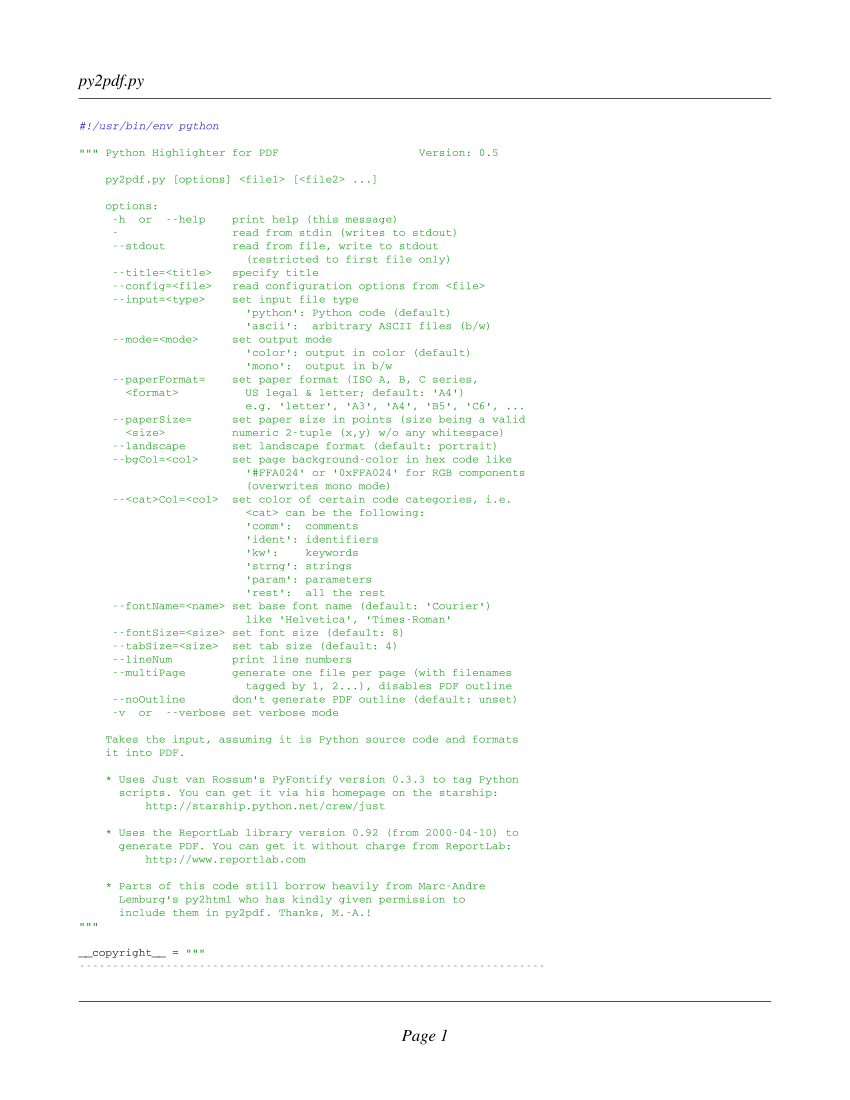

Write the Python code that produced this figure.
#!/usr/bin/env python

""" Python Highlighter for PDF                     Version: 0.5

    py2pdf.py [options] <file1> [<file2> ...]

    options:
     -h  or  --help    print help (this message)
     -                 read from stdin (writes to stdout)
     --stdout          read from file, write to stdout
                         (restricted to first file only)
     --title=<title>   specify title
     --config=<file>   read configuration options from <file> 
     --input=<type>    set input file type
                         'python': Python code (default)
                         'ascii':  arbitrary ASCII files (b/w)
     --mode=<mode>     set output mode
                         'color': output in color (default)
                         'mono':  output in b/w
     --paperFormat=    set paper format (ISO A, B, C series, 
       <format>          US legal & letter; default: 'A4')
                         e.g. 'letter', 'A3', 'A4', 'B5', 'C6', ...
     --paperSize=      set paper size in points (size being a valid
       <size>          numeric 2-tuple (x,y) w/o any whitespace)  
     --landscape       set landscape format (default: portrait)
     --bgCol=<col>     set page background-color in hex code like
                         '#FFA024' or '0xFFA024' for RGB components
                         (overwrites mono mode)
     --<cat>Col=<col>  set color of certain code categories, i.e.
                         <cat> can be the following:
                         'comm':  comments 
                         'ident': identifiers
                         'kw':    keywords
                         'strng': strings
                         'param': parameters
                         'rest':  all the rest
     --fontName=<name> set base font name (default: 'Courier')
                         like 'Helvetica', 'Times-Roman'
     --fontSize=<size> set font size (default: 8)
     --tabSize=<size>  set tab size (default: 4)
     --lineNum         print line numbers
     --multiPage       generate one file per page (with filenames 
                         tagged by 1, 2...), disables PDF outline
     --noOutline       don't generate PDF outline (default: unset)
     -v  or  --verbose set verbose mode

    Takes the input, assuming it is Python source code and formats 
    it into PDF. 
 
    * Uses Just van Rossum's PyFontify version 0.3.3 to tag Python  
      scripts. You can get it via his homepage on the starship:
          http://starship.python.net/crew/just 

    * Uses the ReportLab library version 0.92 (from 2000-04-10) to 
      generate PDF. You can get it without charge from ReportLab:
          http://www.reportlab.com

    * Parts of this code still borrow heavily from Marc-Andre 
      Lemburg's py2html who has kindly given permission to 
      include them in py2pdf. Thanks, M.-A.!
"""

__copyright__ = """
----------------------------------------------------------------------
(c) Copyright by Dinu C. Gherman, 2000  (gherman@europemail.com)

    Permission to use, copy, modify, and distribute this 
    software and its documentation for any purpose and 
    without fee or royalty is hereby granted, provided 
    that the above copyright notice appear in all copies 
    and that both that copyright notice and this permission 
    notice appear in supporting documentation or portions 
    thereof, including modifications, that you make.

    THE AUTHOR DINU C. GHERMAN DISCLAIMS ALL WARRANTIES 
    WITH REGARD TO THIS SOFTWARE, INCLUDING ALL IMPLIED 
    WARRANTIES OF MERCHANTABILITY AND FITNESS, IN NO EVENT 
    SHALL THE AUTHOR BE LIABLE FOR ANY SPECIAL, INDIRECT 
    OR CONSEQUENTIAL DAMAGES OR ANY DAMAGES WHATSOEVER 
    RESULTING FROM LOSS OF USE, DATA OR PROFITS, WHETHER 
    IN AN ACTION OF CONTRACT, NEGLIGENCE OR OTHER TORTIOUS 
    ACTION, ARISING OUT OF OR IN CONNECTION WITH THE USE 
    OR PERFORMANCE OF THIS SOFTWARE!
"""

__version__ = '0.5'
__author__  = 'Dinu C. Gherman'
__date__    = '2000-05-08'
__url__     = 'http://starship.python.net/crew/gherman/programs/py2pdf'


import sys, string, re, os, getopt

from reportlab.pdfgen import canvas
from reportlab.lib.colors import Color, HexColor
from reportlab.lib import fonts
from reportlab.lib.units import cm, inch
#from PyFontify import *


### Helpers functions.

def makeTuple(aString):
    """Evaluate a string securely into a tuple.
    
    Match the string and return an evaluated object thereof if and
    only if we think it is a tuple of two or more numeric decimal(!) 
    values, integers or floats. E-notation, hex or octal is not 
    supported, though! Shorthand notation (omitting leading or trail-
    zeros, before or after the decimal point) like .25 or 25. is 
    supported.
    """
    
    c = string.count(aString, ',')
    num = '(\d*?\.?\d+?)|(\d+?\.?\d*?)'
    tup = string.join([num]*c, ',')
    
    if re.match('\(' + tup + '\)', aString):
        return eval(aString)
    else:
        details = '%s cannot be parsed into a numeric tuple!' % aString
        raise 'ValueError', details
    

def loadFontifier(options=None):
    "Load a tagging module and return a corresponding function."
    
    # We can't use 'if options' because of the modified 
    # attribute lookup it seems.
    
    if type(options) != type(None) and options.marcs:
        # Use mxTextTool's tagging engine.
        
        from mxTextTools import tag
        from mxTextTools.Examples.Python import python_script
        tagFunc = lambda text, tag=tag, pytable=python_script: \
                  tag(text,pytable)[1]
    
    else:
        # Load Just's.
        
        try:
            import PyFontify
            
            if PyFontify.__version__ < '0.3': 
                raise ValueError
            
            tagFunc = PyFontify.fontify
        
        except:
            print """
    Sorry, but this script needs the PyFontify.py module version 0.3;
    You can download it from Just's homepage at

       URL: http://starship.python.net/crew/just
"""
            sys.exit()

    return tagFunc
    

def makeColorFromString(aString):
    """Convert a string to a ReportLab RGB color object.
    
    Supported formats are: '0xFFFFFF', '#FFFFFF' and '(R,G,B)'
    where the latter is a tuple of three floats in the range 
    [0.0, 1.0].
    """
    
    s = aString
    
    if s[0] == '#' or s[:2] in ('0x', '0X'):
        if s[:2] in ('0x', '0X'):
            return HexColor('#' + s[2:])
    
    elif s[0] == '(':
        r, g, b = makeTuple(aString)
        return Color(r, g, b)
    

### Utility classes.

# For py2pdf this is some kind of overkill, but it's fun, too.
class PaperFormat:
    """Class to capture a paper format/size and its orientation.
    
    This class represents an abstract paper format, including 
    the size and orientation of a sheet of paper in some formats
    plus a few operations to change its size and orientation.
    """
    
    _A4W, _A4H = 21*cm, 29.7*cm
    A0 = (4*_A4W, 4*_A4H)

    _B4W, _B4H = 25*cm, 35.3*cm
    B0 = (4*_B4W, 4*_B4H)

    _C4W, _C4H = 22.9*cm, 32.4*cm
    C0 = (4*_C4W, 4*_C4H)
    
    letter = (8.5*inch, 11*inch)
    legal = (8.5*inch, 14*inch)


    def __init__(self, nameOrSize='A4', landscape=0):
        "Initialisation."
        
        t = type(nameOrSize)
        
        if t == type(''):
            self.setFormatName(nameOrSize, landscape)
        elif t == type((1,)):
            self.setSize(nameOrSize)
            self.setLandscape(landscape)
        

    def __repr__(self):
        """Return a string representation of ourself.

        The returned string can also be used to recreate 
        the same PaperFormat object again.
        """
        
        if self.name != 'custom':
            nos = `self.name`
        else:
            nos = `self.size`
            
        format = "PaperFormat(nameOrSize=%s, landscape=%d)"
        tuple = (nos, self.landscape)
        
        return format % tuple


    def setSize(self, size=None):
        "Set explicit paper size."
        
        self.name = 'custom'        
        x, y = self.size = size
        self.landscape = x < y
        
    
    def setLandscape(self, flag):
        "Set paper orientation as desired."
        
        # Swap paper orientation if needed.
        
        self.landscape = flag
        x, y = self.size
        
        ls = self.landscape
        if (ls and x < y) or (not ls and x > y):
            self.size = y, x
    
    
    def setFormatName(self, name='A4', landscape=0):
        "Set paper size derived from a format name."
    
        if name[0] in 'ABC':
            # Assume ISO-A, -B, -C series.
            # (Hmm, are B and C really ISO standards 
            # or just DIN? Well...)
            c, f = name[0], int(name[1:])
            self.size = getattr(self, c + '0')
            self.name = c + '0'        
            self.makeHalfSize(f)
        
        elif name == 'letter':
            self.size = self.letter
            self.name = 'letter'
        
        elif name == 'legal':
            self.size = self.legal
            self.name = 'legal'
        
        self.setLandscape(landscape)


    def makeHalfSize(self, times=1):
        "Reduce paper size (surface) by 50% multiple times."

        # Orientation remains unchanged.
        
        # Iterates only for times >= 1.
        for i in xrange(times):
            s = self.size
            self.size = s[1] / 2.0, s[0]
            
            if self.name[0] in 'ABC':
                self.name = self.name[0] + `int(self.name[1:]) + 1`
            else:
                self.name = 'custom'


    def makeDoubleSize(self, times=1):
        "Increase paper size (surface) by 50% multiple times."
        
        # Orientation remains unchanged.

        # Iterates only for times >= 1.
        for i in xrange(times):
            s = self.size
            self.size = s[1], s[0] * 2.0
            
            if self.name[0] in 'ABC':
                self.name = self.name[0] + `int(self.name[1:]) - 1`
            else:
                self.name = 'custom'
        

class Options:
    """Container class for options from command line and config files.

    This class is a container for options as they are specified
    when a program is called from a command line, but also from
    the same kind of options that are saved in configuration 
    files. Both the short UNIX style (e.g. '-v') as well as the 
    extended GNU style (e.g. '--help') are supported.
    
    An 'option' is a <name>/<value> pair with both parts being 
    strings at the beginning, but where <value> might be conver-
    ted later into any other Python object. 
    
    Option values can be accessed by using their name as an attri-
    bute of an Options object, returning None if no such option
    name exists (that makes None values impossible, but so what?).
    """
    
    # Hmm, could also use UserDict... maybe later.
    
    def __init__(self):
        "Initialize with some default options name/values."

        # Hmm, could also pass an initial optional dict...

        # Create a dictionary containing the options
        # and populate it with defaults.        
        self.pool = {}
        self.setDefaults()


    def __getattr__(self, name):
        "Turn attribute access into dictionary lookup."
        
        return self.pool.get(name)
        
    
    def setDefaults(self):
        "Set default options."

        ### Maybe get these from a site config file...        
        self.pool.update({'fontName' : 'Courier',
            'fontSize'   : 8,
            'bgCol'      : Color(1, 1, 1),
            'mode'       : 'color',
            'lineNum'    : 0,
            'tabSize'    : 4,
            'paperFormat': 'A4',
            'landscape'  : 0,
            'title'      : None,
            'multiPage'  : 0})

        # Default colors (for color mode), mostly taken from py2html. 
        self.pool.update({'commCol' : HexColor('#1111CC'),    
            'kwCol'    : HexColor('#3333CC'),
            'identCol' : HexColor('#CC0000'),
            'paramCol' : HexColor('#000066'),
            'strngCol' : HexColor('#119911'),
            'restCol'  : HexColor('#000000')})

        # Add a default 'real' paper format object.
        pf = PaperFormat(self.paperFormat, self.landscape)
        self.pool.update({'realPaperFormat' : pf})
        self.pool.update({'files' : []})

    
    def display(self):
        "Display all current option names and values."
        
        self.saveToFile(sys.stdout)
        

    def saveToFile(self, path):
        "Save options as a log file."

        if type(path) == type(''):
            f = open(path, 'w')        
        else:
            # Assume a file-like object.
            f = path

        items = self.pool.items()
        items.sort()
        
        for n, v in items:
            f.write("%-15s : %s\n" % (n, `v`))
        

    def updateWithContentsOfFile(self, path):
        """Update options as specified in a config file.
    
        The file is expected to contain one option name/value pair
        (seperated by an equal sign) per line, but no other whitespace.
        Option values may contain equal signs, but no whitespace.
        Option names must be valid Python strings, preceeded by one
        or two dashes.
        """
    
        config = open(path).read()
        config = string.split(config, '\n')
        
        for cfg in config:
            if cfg == None:
                break
        
            if cfg == '' or cfg[0] == '#':
                continue
        
            # GNU long options
            if '=' in cfg and cfg[:2] == '--':
                p = string.find(cfg, '=')
                opt, arg = cfg[2:p], cfg[p+1:]
                self.updateOption(opt, arg)
        
            # Maybe treat single-letter options as well?
            # elif ':' in cfg and cfg[0] == '-' and cfg[1] != '-':
            #    pass
        
            else:
                self.updateOption(cfg[2:], None)
        

    def updateWithContentsOfArgv(self, argv):
        "Update options as specified in a (command line) argument vector."
        
        # Specify accepted short option names (UNIX style).
        shortOpts = 'hv'

        # Specify accepted long option names (GNU style).
        lo = 'tabSize= paperFormat= paperSize= landscape stdout title= fontName= fontSize='
        lo = lo + ' bgCol= lineNum marcs help multiPage noOutline config= input= mode='
        lo = lo + ' commCol= identCol= kwCol= strngCol= paramCol= restCol='
        longOpts = string.split(lo, ' ')
    
        try:
            optList, args = getopt.getopt(argv, shortOpts, longOpts)
        except getopt.error, msg:
            sys.stderr.write("%s\nuse -h or --help for help\n" % str(msg))
            sys.exit(2)

        self.updateOption('files', args) # Hmm, really needed?

        for o, v in optList:
            # Remove leading dashes (max. two).
            if o[0] == '-':
                o = o[1:]
            if o[0] == '-':
                o = o[1:]
            
            self.updateOption(o, v)
       

    def updateOption(self, name, value):
        "Update an option from a string value."

        # Special treatment for coloring options...    
        if name[-3:] == 'Col':
            if name[:-3] in string.split('bg comm ident kw strng param rest', ' '):
                self.pool[name] = makeColorFromString(value)
                
        elif name == 'paperSize':
            tup = makeTuple(value)
            self.pool['paperSize'] = tup
            if not self.realPaperFormat:
                pf = PaperFormat(self.paperFormat, self.landscape)
                self.pool['realPaperFormat'] = pf
            self.pool['realPaperFormat'].setSize(tup)

        elif name == 'paperFormat':
            self.pool['paperFormat'] = value
            if not self.realPaperFormat:
                pf = PaperFormat(self.paperFormat, self.landscape)
                self.pool['realPaperFormat'] = pf
            self.pool['realPaperFormat'].setFormatName(self.paperFormat, self.landscape)

        elif name == 'landscape':
            self.pool['landscape'] = 1
            if self.realPaperFormat:
                self.pool['realPaperFormat'].setLandscape(1)

        elif name == 'fontSize':
            self.pool['fontSize'] = int(value)

        elif name == 'tabSize':
            self.pool['tabSize'] = int(value)

        elif name == 'mode':
            self.pool['mode'] = value
            if value == 'mono':
                cats = 'comm ident kw strng param rest'
                for cat in string.split(cats, ' '):
                    self.pool[cat + 'Col'] = Color(0, 0, 0)

        # Parse configuration file...
        elif name == 'config':
            self.updateWithContentsOfFile(value)
            
        elif name == 'stdout':
            self.pool['stdout'] = 1

        elif name == 'files':
            self.pool['files'] = value

        else:
            # Set the value found or 1 for options without values.
            self.pool[name] = value or 1        
            

    def update(self, **options):
        "Update options."

        # Not much tested and/or used, yet!!

        for n, v in options.items():
            self.pool[n] = v


### Layouting classes.

class PDFLayouter:
    """A class to layout a simple PDF document.
    
    This is intended to help generate PDF documents where all pages 
    follow the same kind of 'template' which is supposed to be the 
    same adornments (header, footer, etc.) on each page plus a main 
    'frame' on each page. These frames are 'connected' such that one 
    can add individual text lines one by one with automatic line 
    wrapping, page breaks and text flow between frames. 
    """

    def __init__(self, options):
        "Initialisation."
        
        self.options = options
        self.canvas = None
        self.multiLineStringStarted = 0 
        self.lineNum = 0
        
        # Set a default color and font.
        o = self.options
        self.currColor = o.restCol
        self.currFont = (o.fontName, o.fontSize)


    ### Helper methods.

    def setMainFrame(self, frame=None):
        "Define the main drawing frame of interest for each page."
        
        if frame:
            self.frame = frame
        else:
            # Maybe a long-term candidate for additional options...
            width, height = self.options.realPaperFormat.size
            self.frame = height - 3*cm, 3*cm, 2*cm, width - 2*cm
        
            # self.frame is a 4-tuple: 
            # (topMargin, bottomMargin, leftMargin, rightMargin)


    def setPDFMetaInfo(self):
        "Set PDF meta information."

        o = self.options
        c = self.canvas
        c.setAuthor('py2pdf %s' % __version__)        
        c.setSubject('')

        # Set filename.
        filename = ''
        
        # For stdin use title option or empty...
        if self.srcPath == sys.stdin:
            if o.title:
                filename = o.title
        # otherwise take the input file's name.
        else:
            path = os.path.basename(self.srcPath)
            filename = o.title or path

        c.setTitle(filename)

    
    def setFillColorAndFont(self, color, font):
        "Set new color/font (maintaining the current 'state')."

        self.currFont = font
        self.currColor = color
        
        fontName, fontSize = font
        self.text.setFont(fontName, fontSize)
        self.text.setFillColor(color)
        
        
    ### API

    def begin(self, srcPath, numLines):
        "Things to do before doing anything else."

        self.lineNum = 0
        self.pageNum = 0 
        self.numLines = numLines
        self.srcPath = srcPath

        # Set output filename (stdout if desired).        
        o = self.options
        if o.stdout:
            self.pdfPath = sys.stdout
        else:
            if srcPath != sys.stdin:
                self.pdfPath = os.path.splitext(srcPath)[0] + '.pdf'
            else:
                self.pdfPath = sys.stdout


    def beginDocument(self):
        """Things to do when a new document should be started.
        
        The initial page counter is 0, meaning that beginPage()
        will be called by beginLine()...
        """
        
        # Set initial page number and store file name.        
        self.pageNum = 0 
        o = self.options

        if not o.multiPage:        
            # Create canvas.
            size = o.realPaperFormat.size
            self.canvas = canvas.Canvas(self.pdfPath, size, verbosity=0)
            c = self.canvas
            c.setPageCompression(1)
            c.setFont(o.fontName, o.fontSize)                

            # Create document meta information.
            self.setPDFMetaInfo()

            # Set drawing frame.
            self.setMainFrame()
        
            # Determine the left text margin by adding the with 
            # of the line number to the left margin of the main frame.
            format = "%%%dd " % len(`self.numLines`)
            fn, fs = self.currFont
            text = format % self.lineNum
            tm, bm, lm, rm = self.frame
            self.txm = lm
            if o.lineNum:
                self.txm = self.txm + c.stringWidth(text, fn, fs)
            

    def beginPage(self):
        "Things to do when a new page has to be added."
        
        o = self.options
        self.pageNum = self.pageNum + 1
        
        if not o.multiPage:        
            tm, bm, lm, rm = self.frame
            self.text = self.canvas.beginText(lm, tm - o.fontSize)
            self.setFillColorAndFont(self.currColor, self.currFont)
        else:
            # Fail if stdout desired (with multiPage).
            if o.stdout:
                raise "IOError", "Can't create multiple pages on stdout!"
                
            # Create canvas with a modified path name.
            base, ext = os.path.splitext(self.pdfPath)
            newPath = "%s-%d%s" % (base, self.pageNum, ext)            
            size = o.realPaperFormat.size
            self.canvas = canvas.Canvas(newPath, size, verbosity=0)
            c = self.canvas
            c.setPageCompression(1)
            c.setFont(o.fontName, o.fontSize)                

            # Create document meta information.
            self.setPDFMetaInfo()

            # Set drawing frame.
            self.setMainFrame()
            
            tm, bm, lm, rm = self.frame            
            self.text = self.canvas.beginText(lm, tm - o.fontSize)
            self.setFillColorAndFont(self.currColor, self.currFont)

        self.putPageDecoration()


    def beginLine(self, wrapped=0):
        "Things to do when a new line has to be added."

        # If there is no page yet, create the first one.
        if self.pageNum == 0:
            self.beginPage()

        # If bottom of current page reached, do a page break.
        # (This works only with one text object being used 
        # for the entire page. Otherwise we need to maintain 
        # the vertical position of the current line ourself.)
        y = self.text.getY()
        tm, bm, lm, rm = self.frame
        if y < bm:
            self.endPage()
            self.beginPage()

        # Print line number label, if needed.
        o = self.options
        if o.lineNum:
            #self.putLineNumLabel()
            font = ('Courier', o.fontSize)
            
            if not wrapped:
                # Print a label containing the line number.
                self.setFillColorAndFont(o.restCol, font)
                format = "%%%dd " % len(`self.numLines`)
                self.text.textOut(format % self.lineNum)        
            else:
                # Print an empty label (using bgCol). Hackish!
                currCol = self.currColor
                currFont = self.currFont
                self.setFillColorAndFont(o.bgCol, font)
                self.text.textOut(' '*(len(`self.numLines`) + 1))
                self.setFillColorAndFont(currCol, currFont)


    def endLine(self, wrapped=0):
        "Things to do after a line is basically done."

        # End the current line by adding an 'end of line'.
        # (Actually done by the text object...)
        self.text.textLine('')
        
        if not wrapped:
            self.lineNum = self.lineNum + 1

        
    def endPage(self):
        "Things to do after a page is basically done."
        
        c = self.canvas
        
        # Draw the current text object (later we might want 
        # to do that after each line...).
        c.drawText(self.text)
        c.showPage()
        
        if self.options.multiPage:
            c.save()


    def endDocument(self):
        "Things to do after the document is basically done."

        c = self.canvas
        
        # Display rest of last page and save it.
        c.drawText(self.text)
        c.showPage()
        c.save()
        

    def end(self):
        "Things to do after everything has been done."
        
        pass
        
    
    ### The real meat: methods writing something to a canvas.

    def putLineNumLabel(self, text, wrapped=0):
        "Add a long text that can't be split into chunks."

        o = self.options
        font = ('Courier', o.fontSize)
        
        if not wrapped:
            # Print a label containing the line number.
            self.setFillColorAndFont(o.restCol, font)
            format = "%%%dd " % len(`self.numLines`)
            self.text.textOut(format % self.lineNum)        
        else:
            # Print an empty label (using bgCol). Hackish!
            currCol = self.currColor
            currFont = self.currFont
            self.setFillColorAndFont(o.bgCol, font)
            self.text.textOut(' '*(len(`self.numLines`) + 1))
            self.setFillColorAndFont(currCol, currFont)

        
    # Tried this recursively before, in order to determine 
    # an appropriate string limit rapidly, but this wasted 
    # much space and showed very poor results...
    # This linear method is very slow, but such lines should
    # be very rare, too!
    
    def putSplitLongText(self, text):
        "Add a long text that can't be split into chunks."
        
        # Now, the splitting will be with 'no mercy',
        # at the right margin of the main drawing area.
        
        M = len(text)
        t = self.text
        x = t.getX()
        o = self.options
        tm, bm, lm, rm = self.frame

        width = self.canvas.stringWidth      
        fn, fs = self.currFont
        tw = width(text, fn, fs)
        
        tx = self.text
        if tw > rm - lm - x:
            i = 1
            T = ''
            while text:
                T = text[:i]
                tx = self.text # Can change after a page break.
                tw = width(T, fn, fs)
                
                if x + tw > rm:
                    tx.textOut(T[:-1])
                    self.endLine(wrapped=1)
                    self.beginLine(wrapped=1)
                    x = tx.getX()
                    text = text[i-1:]
                    M = len(text)
                    i = 0
                    
                i = i + 1
                
                if i > M:
                    break
            
            tx.textOut(T)
                   
        else:
            t.textOut(text)
    

    def putLongText(self, text):
        "Add a long text by gracefully splitting it into chunks."

        # Splitting is currently done only at blanks, but other 
        # characters such as '.' or braces are also good 
        # possibilities... later...
        
        o = self.options
        tm, bm, lm, rm = self.frame
        
        width = self.canvas.stringWidth      
        fn, fs = self.currFont
        tw = width(text, fn, fs)

        arr = string.split(text, ' ')
                    
        for i in range(len(arr)):
            a = arr[i]
            t = self.text # Can change during the loop...
            tw = width(a, fn, fs)
            x = t.getX()
                
            # If current item does not fit on current line, have it
            # split and then put before/after a line (maybe also
            # page) break.
            if x + tw > rm:
                self.putSplitLongText(a)
                t = self.text # Can change after a page break...
            
            # If it fits, just add it to the current text object.
            else:
                t.textOut(a)
 
            # Add the character we used to split th original text.           
            if i < len(arr) - 1:
                t.textOut(' ')
                        

    def putText(self, text):
        "Add some text to the current line."
                
        t = self.text
        x = t.getX()
        o = self.options
        fn, fs = o.fontName, o.fontSize
        tw = self.canvas.stringWidth(text, fn, fs)
        rm = self.frame[3]
        
        if x + tw < rm:
            t.textOut(text)        
        else:
            self.putLongText(text)            
        

    # Not yet tested.
    def putLine(self, text):
        "Add a line to the current text."
        
        self.putText(text)
        self.endLine()
        
    
    def putPageDecoration(self):
        "Draw some decoration on each page."
        
        # Use some abbreviations.
        o = self.options
        c = self.canvas
        tm, bm, lm, rm = self.frame
        
        # Restore default font.
        c.setFont(o.fontName, o.fontSize)

        c.setLineWidth(0.5) # in pt.
            
        # Background color.
        c.setFillColor(o.bgCol)
        pf = o.realPaperFormat.size
        c.rect(0, 0, pf[0], pf[1], stroke=0, fill=1)
    
        # Header.
        c.setFillColorRGB(0, 0, 0)
        c.line(lm, tm + .5*cm, rm, tm + .5*cm)
        c.setFont('Times-Italic', 12)
        
        if self.pdfPath == sys.stdout:
            filename = o.title or ' '
        else:
            path = os.path.basename(self.srcPath)
            filename = o.title or path
        
        c.drawString(lm, tm + 0.75*cm + 2, filename)

        # Footer.
        c.line(lm, bm - .5*cm, rm, bm - .5*cm)
        c.drawCentredString(0.5 * pf[0], 0.5*bm, "Page %d" % self.pageNum)

        # Box around main frame.
        # c.rect(lm, bm, rm - lm, tm - bm)
                

class PythonPDFLayouter (PDFLayouter):
    """A class to layout a simple multi-page PDF document.
    """

    ### API for adding specific Python entities.
                
    def addKw(self, t):
        "Add a keyword."
        
        o = self.options
        
        # Make base font bold.
        fam, b, i = fonts.ps2tt(o.fontName)
        ps = fonts.tt2ps(fam, 1, i)
        font = (ps, o.fontSize)
        
        self.setFillColorAndFont(o.kwCol, font)
        
        # Do bookmarking...
        if not o.noOutline and not o.multiPage:
            if t in ('class', 'def'):
                tm, bm, lm, rm = self.frame                
                pos = self.text.getX()
                
                if pos == self.txm:
                    self.startPositions = []
                
                self.startPos = pos
                
                if not hasattr(self, 'startPositions'):
                    self.startPositions = []
                
                if pos not in self.startPositions:
                    self.startPositions.append(pos)

                # Memorize certain keywords.
                self.itemFound = t
                
            else:
                self.itemFound = None
                self.startPos = None

        self.putText(t)

                
    def addIdent(self, t):
        "Add an identifier."
    
        o = self.options
        
        # Make base font bold.
        fam, b, i = fonts.ps2tt(o.fontName)
        ps = fonts.tt2ps(fam, 1, i)
        font = (ps, o.fontSize)
        
        self.setFillColorAndFont(o.identCol, font)
        self.putText(t)
        
        # Bookmark certain identifiers (class and function names).
        if not o.noOutline and not o.multiPage:
            item = self.itemFound
            if item:
                # Add line height to current vert. position.
                pos = self.text.getY() + o.fontSize
                
                nameTag = "p%sy%s" % (self.pageNum, pos)
                c = self.canvas
                i = self.startPositions.index(self.startPos)
                c.bookmarkHorizontalAbsolute0(nameTag, pos)
                c.addOutlineEntry0('%s %s' % (item, t), nameTag, i)

    
    def addParam(self, t):
        "Add a parameter."

        o = self.options
        font = (o.fontName, o.fontSize)
        self.setFillColorAndFont(o.paramCol, font)
        self.text.putText(t)

        
    def addSimpleString(self, t):
        "Add a simple string."

        o = self.options
        font = (o.fontName, o.fontSize)
        self.setFillColorAndFont(o.strngCol, font)
        self.putText(t)


    def addTripleStringBegin(self):
        "Memorize begin of a multi-line string."
        
        # Memorise that we started a multi-line string.
        self.multiLineStringStarted = 1
        

    def addTripleStringEnd(self, t):
        "Add a multi-line string."
        
        self.putText(t)
        
        # Forget about the multi-line string again.
        self.multiLineStringStarted = 0
        

    def addComm(self, t):        
        "Add a comment."
        
        o = self.options
        
        # Make base font slanted.
        fam, b, i = fonts.ps2tt(o.fontName)
        ps = fonts.tt2ps(fam, b, 1)
        font = (ps, o.fontSize)
        
        self.setFillColorAndFont(o.commCol, font)
        self.putText(t)
        

    def addRest(self, line, eol):        
        "Add a regular thing."

        o = self.options

        # Nothing else to be done, print line as-is...
        if line:
            font = (o.fontName, o.fontSize)
            self.setFillColorAndFont(o.restCol, font)
            
            # ... except if the multi-line-string flag is set, then we
            # decide to change the current color to that of strings and
            # just go on.
            if self.multiLineStringStarted:
                self.setFillColorAndFont(o.strngCol, font)

            self.putText(line)

        # Print an empty line.
        else:
            if eol != -1:
                self.putText('')

    ### End of API.


class EmptyPythonPDFLayouter (PythonPDFLayouter):
    """A PDF layout with no decoration and no margins.
    
    The main frame extends fully to all paper edges. This is
    useful for creating PDFs when writing one page per file, 
    in order to provide pre-rendered, embellished Python 
    source code to magazine publishers, who can include the 
    individual files and only need to add their own captures.
    """

    def setMainFrame(self, frame=None):
        "Make a frame extending to all paper edges."
        
        width, height = self.options.realPaperFormat.size
        self.frame = height, 0, 0, width
            
    
    def putPageDecoration(self):
        "Draw no decoration at all."

        pass


### Pretty-printing classes.

class PDFPrinter:
    """Generic PDF Printer class.
    
    Does not do much, but write a PDF file created from 
    any ASCII input file.
    """

    outFileExt = '.pdf'
    

    def __init__(self, options=None):
        "Initialisation."
    
        self.data = None     # Contains the input file.
        self.inPath = None   # Path of input file.
        self.Layouter = PDFLayouter

        if type(options) != type(None):
            self.options = options
        else:
            self.options = Options()

    
    ### I/O.

    def readFile(self, path):
        "Read the content of a file."

        if path == sys.stdin:
            f = path
        else:
            f = open(path)
        
        self.inPath = path
        
        data = f.read()
        o = self.options
        self.data = re.sub('\t', ' '*o.tabSize, data)                
        f.close()
        

    def formatLine(self, line, eol=0):
        "Format one line of Python source code."

        font = ('Courier', 8)
        self.layouter.setFillColorAndFont(Color(0, 0, 0), font)
        self.layouter.putText(line)
        
    
    def writeData(self, srcCodeLines, inPath, outPath=None):
        "Convert Python source code lines into a PDF document."

        # Create a layouter object.    
        self.layouter = self.Layouter(self.options)        
        l = self.layouter
        
        # Loop over all tagged source lines, dissect them into
        # Python entities ourself and let the layouter do the 
        # rendering.
        splitCodeLines = string.split(srcCodeLines, '\n')
        
        ### Must also handle the case of outPath being sys.stdout!!
        l.begin(inPath, len(splitCodeLines))
        l.beginDocument()
        
        for line in splitCodeLines:
            l.beginLine()                
            self.formatLine(line)
            l.endLine() 

        l.endDocument()
        l.end()
        

    def writeFile(self, data, inPath=None, outPath=None):
        "Write some data into a file."

        if inPath == sys.stdin:
            self.outPath = sys.stdout            
        else:
            if not outPath:
                path = os.path.splitext(self.inPath)[0]
                self.outPath = path + self.outFileExt

        self.writeData(data, inPath, outPath or self.outPath)
        

    def process(self, inPath, outPath=None):
        "The real 'action point' for working with Pretty-Printers."

        self.readFile(inPath)
        self.writeFile(self.data, inPath, outPath)
     

class PythonPDFPrinter (PDFPrinter):
    """A class to nicely format tagged Python source code.
    
    """

    comm  = 'COMMENT'
    kw    = 'KEYWORD'
    strng = 'STRING'
    ident = 'IDENT'
    param = 'PARAMETER'

    outFileExt = '.pdf'


    def __init__(self, options=None):
        "Initialisation, calling self._didInit() at the end."

        if type(options) != type(None):
            self.options = options
        else:
            self.options = Options()
        
        self._didInit()
        

    def _didInit(self):
        "Post-Initialising"

        # Define regular expression patterns.
        s = self
        comp = re.compile
        
        s.commPat   = comp('(.*?)<'  + s.comm  + '>(.*?)</' + s.comm  + '>(.*)')
        s.kwPat     = comp('(.*?)<'  + s.kw    + '>(.*?)</' + s.kw    + '>(.*)')
        s.identPat  = comp('(.*?)<'  + s.ident + '>(.*?)</' + s.ident + '>(.*)')
        s.paramPat  = comp('(.*?)<'  + s.param + '>(.*?)</' + s.param + '>(.*)')
        s.stPat     = comp('(.*?)<'  + s.strng + '>(.*?)</' + s.strng + '>(.*)')
        s.strng1Pat = comp('(.*?)<'  + s.strng + '>(.*)')
        s.strng2Pat = comp('(.*?)</' + s.strng + '>(.*)')
        s.allPat    = comp('(.*)')

        cMatch  = s.commPat.match
        kMatch  = s.kwPat.match
        iMatch  = s.identPat.match
        pMatch  = s.paramPat.match
        sMatch  = s.stPat.match
        s1Match = s.strng1Pat.match
        s2Match = s.strng2Pat.match
        aMatch  = s.allPat.match
        
        self.matchList = ((cMatch, 'Comm'), 
            (kMatch, 'Kw'), 
            (iMatch, 'Ident'), 
            (pMatch, 'Param'), 
            (sMatch, 'SimpleString'), 
            (s1Match, 'TripleStringBegin'), 
            (s2Match, 'TripleStringEnd'), 
            (aMatch, 'Rest'))

        self.Layouter = PythonPDFLayouter

        # Load fontifier.
        self.tagFunc = loadFontifier(self.options)


    ###                    
        
    def formatLine(self, line, eol=0):
        "Format one line of Python source code."

        # Values for eol: -1:no-eol, 0:dunno-yet, 1:do-eol.
        
        for match, meth in self.matchList:
            res = match(line)
            
            if res:
                groups = res.groups()
                method = getattr(self, '_format%s' % meth)
                method(groups, eol)
                break

        
    def _formatIdent(self, groups, eol):
        "Format a Python identifier."

        before, id, after = groups
        self.formatLine(before, -1)
        self.layouter.addIdent(id)
        self.formatLine(after, eol)


    def _formatParam(self, groups, eol):
        "Format a Python parameter."

        before, param, after = groups
        self.formatLine(before, -1)
        self.layouter.addParam(before)
        self.formatLine(after, eol)


    def _formatSimpleString(self, groups, eol):
        "Format a Python one-line string."

        before, s, after = groups        
        self.formatLine(before, -1)
        self.layouter.addSimpleString(s)        
        self.formatLine(after, eol)
           

    def _formatTripleStringBegin(self, groups, eol):
        "Format a Python multi-line line string (1)."

        before, after = groups        
        self.formatLine(before, -1)                
        self.layouter.addTripleStringBegin()
        self.formatLine(after, 1)
        

    def _formatTripleStringEnd(self, groups, eol):
        "Format a Python multi-line line string (2)."

        before, after = groups        
        self.layouter.addTripleStringEnd(before)
        self.formatLine(after, 1)
        

    def _formatKw(self, groups, eol):
        "Format a Python keyword."

        before, kw, after = groups        
        self.formatLine(before, -1)
        self.layouter.addKw(kw)                
        self.formatLine(after, eol)


    def _formatComm(self, groups, eol):
        "Format a Python comment."
        
        before, comment, after = groups        
        self.formatLine(before, -1)
        self.layouter.addComm(comment)                
        self.formatLine(after, 1)
        

    def _formatRest(self, groups, eol):
        "Format a piece of a Python line w/o anything special."

        line = groups[0]         
        self.layouter.addRest(line, eol)

        
    ###

    def writeData(self, srcCodeLines, inPath, outPath=None):
        "Convert Python source code lines into a PDF document."

        # Create a layouter object.    
        self.layouter = self.Layouter(self.options)        
        l = self.layouter
        
        # Loop over all tagged source lines, dissect them into
        # Python entities ourself and let the layouter do the 
        # rendering.
        splitCodeLines = string.split(srcCodeLines, '\n')        
        l.begin(inPath, len(splitCodeLines))
        l.beginDocument()
        
        for line in splitCodeLines:
            l.beginLine()                
            self.formatLine(line)
            l.endLine() 

        l.endDocument()
        l.end()
        

    def process(self, inPath, outPath=None):
        "The real 'action point' for working with Pretty-Printers."

        self.readFile(inPath)
        self.taggedData = self._fontify(self.data)        
        self.writeFile(self.taggedData, inPath, outPath)
    
    
    ### Fontifying.

    def _fontify(self, pytext):
        ""

        formats = {
            'rest'       : ('', ''),
            'comment'    : ('<%s>' % self.comm,  '</%s>' % self.comm),
            'keyword'    : ('<%s>' % self.kw,    '</%s>' % self.kw),
            'parameter'  : ('<%s>' % self.param, '</%s>' % self.param),
            'identifier' : ('<%s>' % self.ident, '</%s>' % self.ident),
            'string'     : ('<%s>' % self.strng, '</%s>' % self.strng) }
        
        # Parse.
        taglist = self.tagFunc(pytext)

        # Prepend special 'rest' tag.
        taglist[:0] = [('rest', 0, len(pytext), None)]

        # Prepare splitting.
        splits = []
        self._addSplits(splits, pytext, formats, taglist)

        # Do splitting & inserting.
        splits.sort()
        l = []
        li = 0
        
        for ri, dummy, insert in splits:
            if ri > li:
                l.append(pytext[li:ri])
            
            l.append(insert)
            li = ri
        
        if li < len(pytext):
            l.append(pytext[li:])

        return string.join(l, '')


    def _addSplits(self, splits, text, formats, taglist):
        ""
    
        # Helper for fontify().
        for id, left, right, sublist in taglist:
        
            try:
                pre, post = formats[id]
            except KeyError:
                # msg = 'Warning: no format '
                # msg = msg + 'for %s specified\n'%repr(id)
                # sys.stderr.write(msg)
                pre, post = '', ''
        
            if type(pre) != type(''):
                pre = pre(text[left:right])
        
            if type(post) != type(''):
                post = post(text[left:right])
        
            # len(splits) is a dummy used to make sorting stable.
            splits.append((left, len(splits), pre))
        
            if sublist:
                self._addSplits(splits, text, formats, sublist)
        
            splits.append((right, len(splits), post))


### Main

def main(cmdline):
    "Process command line as if it were sys.argv"

    # Create default options and initialize with argv 
    # from the command line. 
    options = Options()
    options.updateWithContentsOfArgv(cmdline[1:])

    # Print help message if desired, then exit.
    if options.h or options.help:
        print __doc__
        sys.exit()
        
    # Apply modest consistency checks and exit if needed.
    cmdStr = string.join(cmdline, ' ')
    find = string.find
    if find(cmdStr, 'paperSize') >= 0 and find(cmdStr, 'paperFormat') >= 0:
        details = "You can specify either paperSize or paperFormat, "
        details = detail + "but not both!"
        raise 'ValueError', details

    # Create PDF converter and pass options to it.
    if options.input:
        input = string.lower(options.input)
        
        if input == 'python':
            P = PythonPDFPrinter
        elif input == 'ascii':
            P = PDFPrinter
        else:
            details = "Input file type must be 'python' or 'ascii'."
            raise 'ValueError', details
    
    else:
        P = PythonPDFPrinter

    p = P(options)

    # Display options if needed.    
    if options.v or options.verbose:
        pass # p.options.display()

    # Start working.
    verbose = options.v or options.verbose
    
    if options.stdout:
        if len(options.files) > 1 and verbose:
            print "Warning: will only convert first file on command line."
        f = options.files[0]
        p.process(f, sys.stdout)    
    else:
        if verbose:
            print 'py2pdf: working on:'
        
        for f in options.files:
            try:
                if verbose: 
                    print '  %s' % f
                if f != '-':
                    p.process(f)
                else:
                    p.process(sys.stdin, sys.stdout)
            except IOError:
                if verbose: 
                    print '(IOError!)',
        
        if verbose:
            print
            print 'Done.'


###

if __name__=='__main__':
    main(sys.argv)
